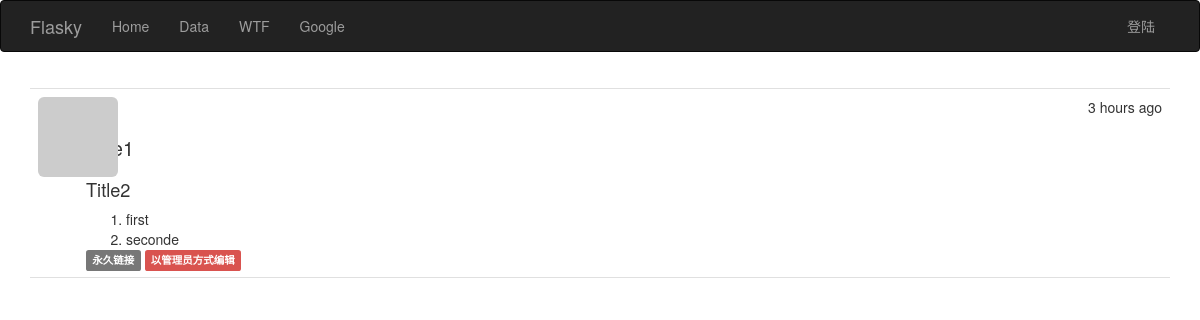
The page /post/113 on the database as committed earlier.
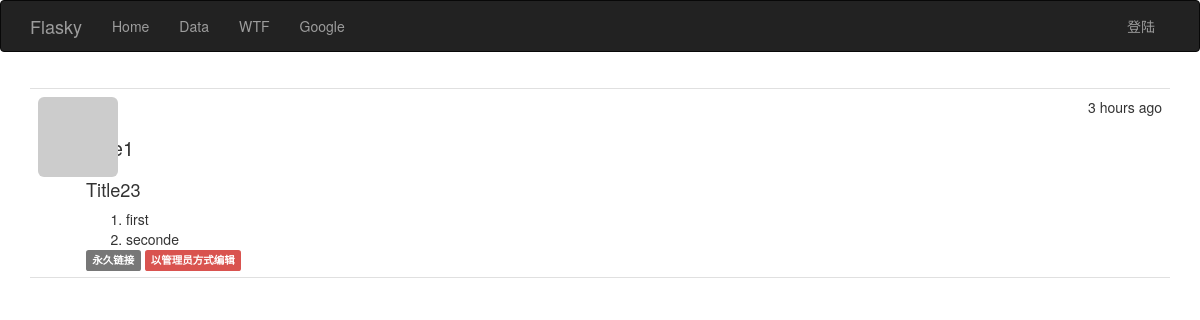
The same page on the database as committed later.
### app/models.py (models this page shows, shortened)
class Post(db.Model):
    __tablename__ = 'posts'
    id = db.Column(db.Integer,primary_key=True)
    body = db.Column(db.Text)
    timestamp = db.Column(db.DateTime,index=True,default=datetime.utcnow)
    author_id = db.Column(db.Integer,db.ForeignKey('users.id'))
    body_html = db.Column(db.Text)

### app/main/views.py (the view)
@main.route('/post/<int:id>')
def post(id):
    post = Post.query.get_or_404(id)
    return render_template('post.html',posts=[post])

### app/auth/views.py (called while the page is built)
@auth.before_app_request
def before_request():
    if current_user.is_authenticated:
        current_user.ping()
        if not current_user.confirmed and request.endpoint[:5] !='auth.':
            return  redirect(url_for('auth.unconfirmed'))

### app/main/__init__.py (called while the page is built)
@main.app_context_processor
def inject_permissions():
    return dict(Permission=Permission)

### app/models.py (called while the page is built)
    def gravatar(self,size=100,default='identicon',rating='g'):
        if request.is_secure:
            url = 'https://secure.gravatar.com/avatar'
        else:
            url = 'http://www.gravatar.com/avatar'
        hash = self.avatar_hash
        return '{url}/{hash}?s={size}&d={default}&r={rating}'.format(url=url,hash=hash,size=size,default=default,rating=rating)

### app/templates/post.html (shortened to what this page needs)
{% extends "base.html" %}
{% block page_content %}
{% include '_posts.html' %}
{% endblock %}

### app/templates/_posts.html
<ul class="posts">
    {% for post in posts %}
    <li class="post">
        <div class="post-thumbnail">
            <a href="{{ url_for('.user', username=post.author.username) }}">
                <img class="img-rounded profile-thumbnail" src="{{ post.author.gravatar(size=40) }}">
            </a>
        </div>
        <div class="post-content">
            <div class="post-date">{{ moment(post.timestamp).fromNow() }}</div>
            <div class="post-author"><a href="{{ url_for('.user', username=post.author.username) }}">{{ post.author.username }}</a></div>
            <div class="post-body">
                {% if post.body_html %}
                    {{ post.body_html | safe }}
                {% else %}
                    {{ post.body }}
                {% endif %}
            </div>
            <div class="post-footer">
                <a href="{{ url_for('.post',id=post.id) }}">
                    <span class="label label-default">永久链接</span>
                    {% if current_user == post.author %}
                    <a href="{{ url_for('.edit',id=post.id) }}">
                        <span class="label label-primary">编辑</span>
                    </a>
                    {% elif current_user.is_administrator %}
                    <a href="{{ url_for('.edit',id=post.id) }}">
                        <span class="label label-danger">以管理员方式编辑</span>
                    </a>
                    {% endif %}
                </a>
            </div>
        </div>
    </li>
    {% endfor %}
</ul>

Rows that differ between the two databases and show on the page:
changed Post: body_html "Title2 first seconde" → "Title23 first seconde"
